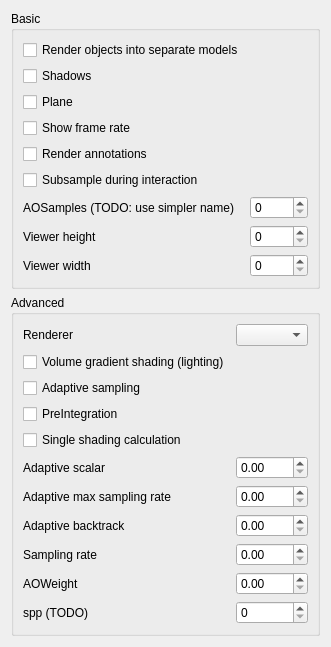
      <widget class="QWidget" name="OsprayTab">
       <attribute name="title">
        <string>Ospray/Advanced</string>
       </attribute>
       <layout class="QVBoxLayout" name="verticalLayout_9">
        <item>
         <widget class="QGroupBox" name="groupBox_6">
          <property name="title">
           <string>Basic</string>
          </property>
          <layout class="QGridLayout" name="gridLayout_18">
           <item row="4" column="0">
            <widget class="QCheckBox" name="checkBox_11">
             <property name="text">
              <string>Show frame rate</string>
             </property>
            </widget>
           </item>
           <item row="8" column="0">
            <widget class="QLabel" name="label_42">
             <property name="text">
              <string>Viewer height</string>
             </property>
            </widget>
           </item>
           <item row="6" column="0">
            <widget class="QCheckBox" name="checkBox_3">
             <property name="text">
              <string>Subsample during interaction</string>
             </property>
            </widget>
           </item>
           <item row="2" column="0">
            <widget class="QCheckBox" name="checkBox_8">
             <property name="text">
              <string>Shadows</string>
             </property>
            </widget>
           </item>
           <item row="7" column="0">
            <widget class="QLabel" name="label_37">
             <property name="text">
              <string>AOSamples (TODO: use simpler name)</string>
             </property>
            </widget>
           </item>
           <item row="0" column="0">
            <widget class="QCheckBox" name="checkBox_10">
             <property name="text">
              <string>Render objects into separate models</string>
             </property>
            </widget>
           </item>
           <item row="7" column="1">
            <widget class="QSpinBox" name="spinBox"/>
           </item>
           <item row="3" column="0">
            <widget class="QCheckBox" name="checkBox_9">
             <property name="text">
              <string>Plane</string>
             </property>
            </widget>
           </item>
           <item row="5" column="0">
            <widget class="QCheckBox" name="checkBox_2">
             <property name="text">
              <string>Render annotations</string>
             </property>
            </widget>
           </item>
           <item row="9" column="0">
            <widget class="QLabel" name="label_43">
             <property name="text">
              <string>Viewer width</string>
             </property>
            </widget>
           </item>
           <item row="8" column="1">
            <widget class="QSpinBox" name="spinBox_3"/>
           </item>
           <item row="9" column="1">
            <widget class="QSpinBox" name="spinBox_4"/>
           </item>
          </layout>
         </widget>
        </item>
        <item>
         <widget class="QGroupBox" name="groupBox_9">
          <property name="title">
           <string>Advanced</string>
          </property>
          <layout class="QGridLayout" name="gridLayout_19">
           <item row="5" column="0">
            <widget class="QLabel" name="label_32">
             <property name="text">
              <string>Adaptive scalar</string>
             </property>
            </widget>
           </item>
           <item row="7" column="1">
            <widget class="QDoubleSpinBox" name="doubleSpinBox_8"/>
           </item>
           <item row="6" column="0">
            <widget class="QLabel" name="label_33">
             <property name="text">
              <string>Adaptive max sampling rate</string>
             </property>
            </widget>
           </item>
           <item row="8" column="1">
            <widget class="QDoubleSpinBox" name="doubleSpinBox_9"/>
           </item>
           <item row="1" column="0">
            <widget class="QCheckBox" name="checkBox_4">
             <property name="text">
              <string>Volume gradient shading (lighting)</string>
             </property>
            </widget>
           </item>
           <item row="6" column="1">
            <widget class="QDoubleSpinBox" name="doubleSpinBox_7"/>
           </item>
           <item row="2" column="0">
            <widget class="QCheckBox" name="checkBox_5">
             <property name="text">
              <string>Adaptive sampling</string>
             </property>
            </widget>
           </item>
           <item row="9" column="0">
            <widget class="QLabel" name="label_36">
             <property name="text">
              <string>AOWeight</string>
             </property>
            </widget>
           </item>
           <item row="4" column="0">
            <widget class="QCheckBox" name="checkBox_7">
             <property name="text">
              <string>Single shading calculation</string>
             </property>
            </widget>
           </item>
           <item row="10" column="0">
            <widget class="QLabel" name="label_38">
             <property name="text">
              <string>spp (TODO)</string>
             </property>
            </widget>
           </item>
           <item row="9" column="1">
            <widget class="QDoubleSpinBox" name="doubleSpinBox_10"/>
           </item>
           <item row="10" column="1">
            <widget class="QSpinBox" name="spinBox_2"/>
           </item>
           <item row="8" column="0">
            <widget class="QLabel" name="label_35">
             <property name="text">
              <string>Sampling rate</string>
             </property>
            </widget>
           </item>
           <item row="3" column="0">
            <widget class="QCheckBox" name="checkBox_6">
             <property name="text">
              <string>PreIntegration</string>
             </property>
            </widget>
           </item>
           <item row="5" column="1">
            <widget class="QDoubleSpinBox" name="doubleSpinBox_6"/>
           </item>
           <item row="7" column="0">
            <widget class="QLabel" name="label_34">
             <property name="text">
              <string>Adaptive backtrack</string>
             </property>
            </widget>
           </item>
           <item row="0" column="0">
            <widget class="QLabel" name="label_39">
             <property name="text">
              <string>Renderer </string>
             </property>
            </widget>
           </item>
           <item row="0" column="1">
            <widget class="QComboBox" name="comboBox"/>
           </item>
          </layout>
         </widget>
        </item>
       </layout>
      </widget>
